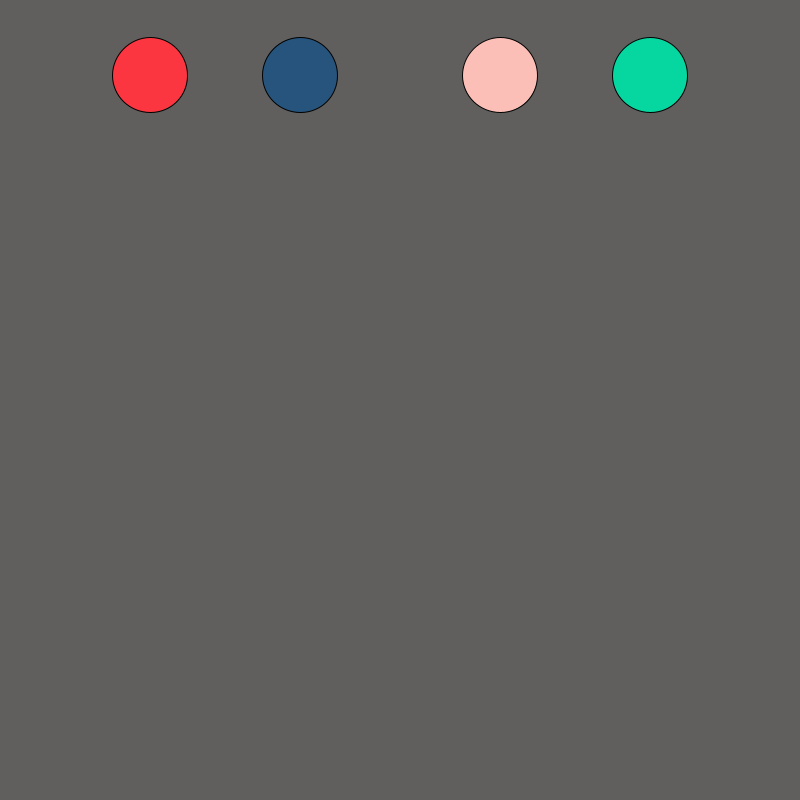
Frame 1 (no input)
Frame 60 (the mouse pressed at the canvas centre just before this capture): identical to frame 1, image omitted
Frame 120 (the mouse held since frame 60 and released just before this capture): identical to frame 1, image omitted

The Processing sketch that drew this single still picture (run headless with seeded random() and noise(); from frame 60 on, the mouse is pressed at the canvas centre):

// Processing sketch: colours
// ── colours.pde
//aiden
color red =#FB3640;
color grey=#605F5E;
color pink=#FCBFB7;
color blue=#26547C;
color green=#06D6A0;

void setup (){
  size(800,800);
  
}

void draw(){
  background(grey);
  
  fill(red);
  ellipse(150,75,75,75);
  
  fill(blue);
  ellipse(300,75,75,75);
  
  fill(pink);
  ellipse(500,75,75,75);
  
  fill(green);
  ellipse(650,75,75,75);
}
